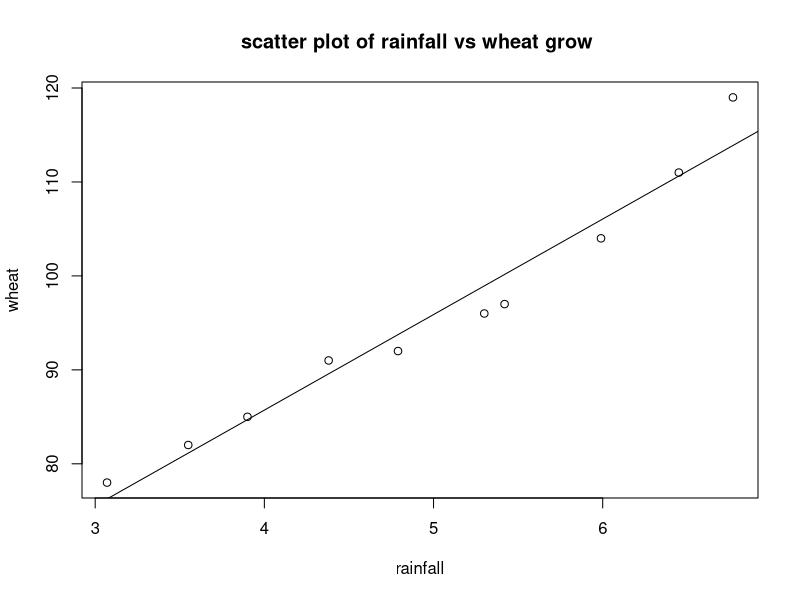
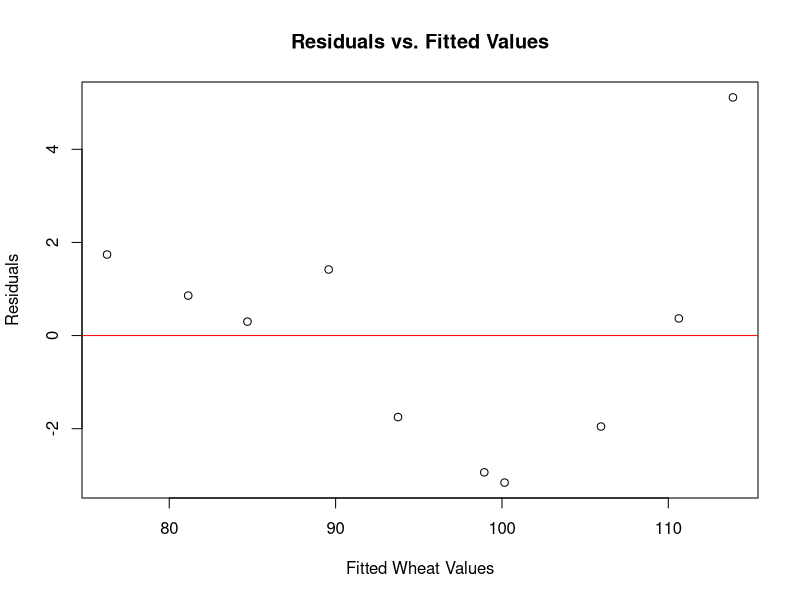

Write the R code that produced these figures, in order.
rainfall = c(3.07,3.55,3.90,4.38,
             4.79,5.30,5.42,5.99,6.45,6.77)
wheat = c(78,82,85,91,92,96,97,104,111,119)
summary(cbind(rainfall, wheat))
plot(rainfall,wheat,main = "scatter plot of rainfall vs wheat grow ")
wheat.model= lm(wheat~rainfall)
abline(wheat.model)
wheat.lm = lm(wheat~rainfall)
plot(wheat.lm$fitted.values,wheat.lm$residuals,
     main = "Residuals vs. Fitted Values",
     xlab = "Fitted Wheat Values", ylab = "Residuals")
abline(h=0, col="red")